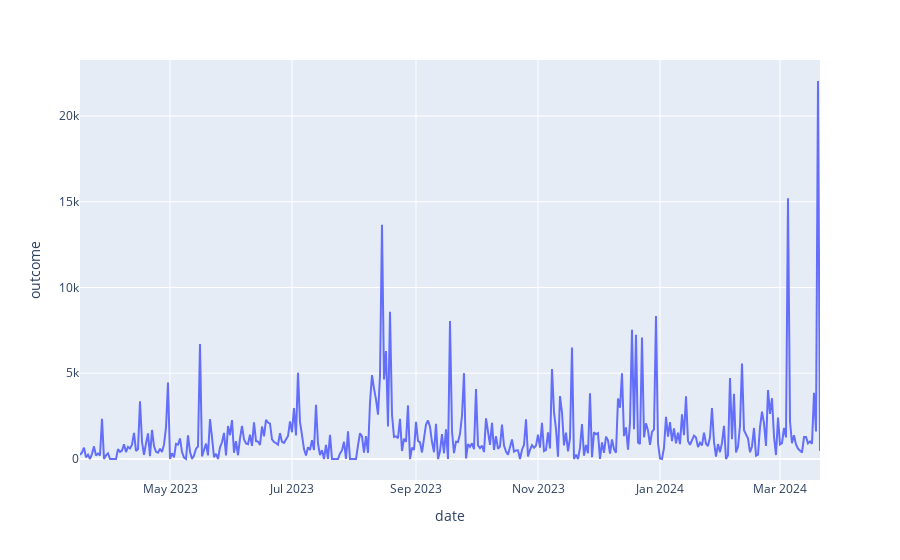

The code cell stored with this chart in its notebook:
### Markdown cell above
## Посмотрим на динамику трат с течением времени

### Code cell
px.line(data_by_days, x='date', y='outcome')

### Figure 1 — Plotly figure (JSON) as saved in the notebook; plotly's stock layout.template omitted (floating-point values rounded to 4 significant figures; data arrays with more than 128 entries replaced by an {"elided": "..."} marker saying what was removed)
{"data": [{"hovertemplate": "date=%{x}<br>outcome=%{y}<extra></extra>", "legendgroup": "", "line": {"color": "#636efa", "dash": "solid"}, "marker": {"symbol": "circle"}, "mode": "lines", "name": "", "orientation": "v", "showlegend": false, "type": "scatter", "x": {"elided": "371 str values"}, "xaxis": "x", "y": {"elided": "371 float values"}, "yaxis": "y"}], "layout": {"legend": {"tracegroupgap": 0}, "margin": {"t": 60}, "xaxis": {"anchor": "y", "domain": [0, 1], "title": {"text": "date"}}, "yaxis": {"anchor": "x", "domain": [0, 1], "title": {"text": "outcome"}}}}
